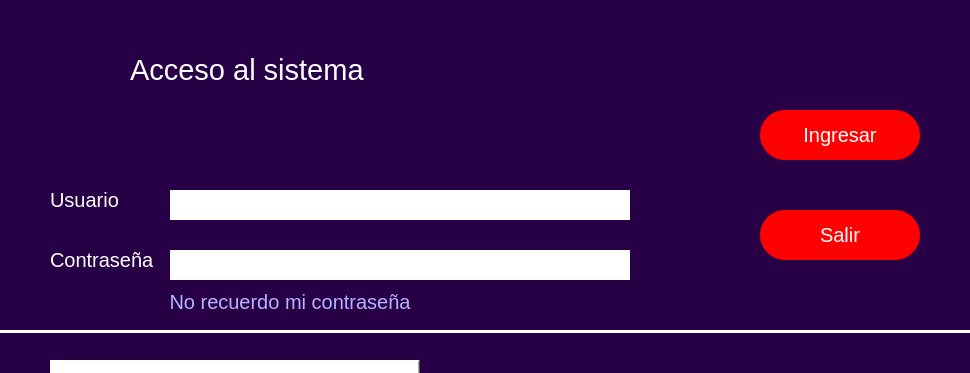
<?xml version="1.0" encoding="UTF-8"?>
<ui version="4.0">
 <class>frmAcceso</class>
 <widget class="QMainWindow" name="frmAcceso">
  <property name="geometry">
   <rect>
    <x>0</x>
    <y>0</y>
    <width>970</width>
    <height>373</height>
   </rect>
  </property>
  <property name="windowTitle">
   <string>MainWindow</string>
  </property>
  <property name="styleSheet">
   <string notr="true">background-color: rgb(40, 0, 70); border-radius: 50px;</string>
  </property>
  <widget class="QWidget" name="centralwidget">
   <widget class="QLabel" name="label">
    <property name="geometry">
     <rect>
      <x>130</x>
      <y>50</y>
      <width>260</width>
      <height>40</height>
     </rect>
    </property>
    <property name="font">
     <font>
      <pointsize>22</pointsize>
     </font>
    </property>
    <property name="styleSheet">
     <string notr="true">color: white;</string>
    </property>
    <property name="text">
     <string>Acceso al sistema</string>
    </property>
   </widget>
   <widget class="QPushButton" name="pushButton">
    <property name="geometry">
     <rect>
      <x>30</x>
      <y>40</y>
      <width>70</width>
      <height>70</height>
     </rect>
    </property>
    <property name="styleSheet">
     <string notr="true">background-color: rgba(0, 0, 0, 0);</string>
    </property>
    <property name="text">
     <string/>
    </property>
    <property name="icon">
     <iconset>
      <normalon>:/Imagenes/Usuario.png</normalon>
     </iconset>
    </property>
    <property name="iconSize">
     <size>
      <width>70</width>
      <height>70</height>
     </size>
    </property>
   </widget>
   <widget class="QLabel" name="label_2">
    <property name="geometry">
     <rect>
      <x>50</x>
      <y>190</y>
      <width>80</width>
      <height>20</height>
     </rect>
    </property>
    <property name="font">
     <font>
      <pointsize>15</pointsize>
     </font>
    </property>
    <property name="styleSheet">
     <string notr="true">color: white;</string>
    </property>
    <property name="text">
     <string>Usuario</string>
    </property>
   </widget>
   <widget class="QLabel" name="label_3">
    <property name="geometry">
     <rect>
      <x>50</x>
      <y>250</y>
      <width>110</width>
      <height>20</height>
     </rect>
    </property>
    <property name="font">
     <font>
      <pointsize>15</pointsize>
     </font>
    </property>
    <property name="styleSheet">
     <string notr="true">color: white;</string>
    </property>
    <property name="text">
     <string>Contraseña</string>
    </property>
   </widget>
   <widget class="QLineEdit" name="txtUsuario">
    <property name="geometry">
     <rect>
      <x>170</x>
      <y>190</y>
      <width>460</width>
      <height>30</height>
     </rect>
    </property>
    <property name="font">
     <font>
      <pointsize>15</pointsize>
     </font>
    </property>
    <property name="styleSheet">
     <string notr="true">background-color: white;</string>
    </property>
    <property name="text">
     <string/>
    </property>
   </widget>
   <widget class="QLineEdit" name="txtContrasenia">
    <property name="geometry">
     <rect>
      <x>170</x>
      <y>250</y>
      <width>460</width>
      <height>30</height>
     </rect>
    </property>
    <property name="font">
     <font>
      <pointsize>15</pointsize>
     </font>
    </property>
    <property name="styleSheet">
     <string notr="true">background-color: white;</string>
    </property>
    <property name="text">
     <string/>
    </property>
   </widget>
   <widget class="QPushButton" name="btnIngresar">
    <property name="geometry">
     <rect>
      <x>760</x>
      <y>110</y>
      <width>160</width>
      <height>50</height>
     </rect>
    </property>
    <property name="font">
     <font>
      <pointsize>15</pointsize>
     </font>
    </property>
    <property name="styleSheet">
     <string notr="true">background-color: rgb(255, 0, 0); border-radius: 25px; color: white;</string>
    </property>
    <property name="text">
     <string>Ingresar</string>
    </property>
   </widget>
   <widget class="QPushButton" name="btnSalir">
    <property name="geometry">
     <rect>
      <x>760</x>
      <y>210</y>
      <width>160</width>
      <height>50</height>
     </rect>
    </property>
    <property name="font">
     <font>
      <pointsize>15</pointsize>
     </font>
    </property>
    <property name="styleSheet">
     <string notr="true">background-color: rgb(255, 0, 0); border-radius: 25px; color: white;</string>
    </property>
    <property name="text">
     <string>Salir</string>
    </property>
   </widget>
   <widget class="QPushButton" name="btnOlvideContrasenia">
    <property name="geometry">
     <rect>
      <x>160</x>
      <y>290</y>
      <width>260</width>
      <height>23</height>
     </rect>
    </property>
    <property name="font">
     <font>
      <pointsize>15</pointsize>
     </font>
    </property>
    <property name="styleSheet">
     <string notr="true">color: rgb(180, 180, 255);</string>
    </property>
    <property name="text">
     <string>No recuerdo mi contraseña</string>
    </property>
   </widget>
   <widget class="QPushButton" name="btnRecuperarPorContrasenia">
    <property name="geometry">
     <rect>
      <x>50</x>
      <y>380</y>
      <width>380</width>
      <height>50</height>
     </rect>
    </property>
    <property name="font">
     <font>
      <pointsize>15</pointsize>
     </font>
    </property>
    <property name="styleSheet">
     <string notr="true">background-color: rgb(255, 0, 0); border-radius: 25px; color: white;</string>
    </property>
    <property name="text">
     <string>Ingresar con contraseña anterior</string>
    </property>
   </widget>
   <widget class="QPushButton" name="btnRecuperarPorPregunta">
    <property name="geometry">
     <rect>
      <x>540</x>
      <y>380</y>
      <width>380</width>
      <height>50</height>
     </rect>
    </property>
    <property name="font">
     <font>
      <pointsize>15</pointsize>
     </font>
    </property>
    <property name="styleSheet">
     <string notr="true">background-color: rgb(255, 0, 0); border-radius: 25px; color: white;</string>
    </property>
    <property name="text">
     <string>Ingresar con pregunta de validación</string>
    </property>
   </widget>
   <widget class="QLabel" name="lblContraseniaAnterior">
    <property name="geometry">
     <rect>
      <x>50</x>
      <y>370</y>
      <width>180</width>
      <height>14</height>
     </rect>
    </property>
    <property name="font">
     <font>
      <pointsize>15</pointsize>
     </font>
    </property>
    <property name="styleSheet">
     <string notr="true">color: white;</string>
    </property>
    <property name="text">
     <string>Contraseñaanterior</string>
    </property>
   </widget>
   <widget class="QLineEdit" name="txtContraseniaAnterior">
    <property name="geometry">
     <rect>
      <x>50</x>
      <y>400</y>
      <width>460</width>
      <height>30</height>
     </rect>
    </property>
    <property name="font">
     <font>
      <pointsize>15</pointsize>
     </font>
    </property>
    <property name="styleSheet">
     <string notr="true">background-color: white;</string>
    </property>
    <property name="text">
     <string/>
    </property>
   </widget>
   <widget class="QPushButton" name="btnAceptarContrasenia">
    <property name="geometry">
     <rect>
      <x>640</x>
      <y>390</y>
      <width>130</width>
      <height>50</height>
     </rect>
    </property>
    <property name="font">
     <font>
      <pointsize>15</pointsize>
     </font>
    </property>
    <property name="styleSheet">
     <string notr="true">background-color: rgb(255, 0, 0); border-radius: 25px; color: white;</string>
    </property>
    <property name="text">
     <string>Aceptar</string>
    </property>
   </widget>
   <widget class="Line" name="line">
    <property name="geometry">
     <rect>
      <x>0</x>
      <y>330</y>
      <width>970</width>
      <height>3</height>
     </rect>
    </property>
    <property name="styleSheet">
     <string notr="true">background-color: white;</string>
    </property>
    <property name="lineWidth">
     <number>1</number>
    </property>
    <property name="orientation">
     <enum>Qt::Horizontal</enum>
    </property>
   </widget>
   <widget class="QPushButton" name="btnCancelarContrasenia">
    <property name="geometry">
     <rect>
      <x>800</x>
      <y>380</y>
      <width>130</width>
      <height>50</height>
     </rect>
    </property>
    <property name="font">
     <font>
      <pointsize>15</pointsize>
     </font>
    </property>
    <property name="styleSheet">
     <string notr="true">background-color: rgb(255, 0, 0); border-radius: 25px; color: white;</string>
    </property>
    <property name="text">
     <string>Cancelar</string>
    </property>
   </widget>
   <widget class="QPushButton" name="btnAceptarPregunta">
    <property name="geometry">
     <rect>
      <x>640</x>
      <y>390</y>
      <width>130</width>
      <height>50</height>
     </rect>
    </property>
    <property name="font">
     <font>
      <pointsize>15</pointsize>
     </font>
    </property>
    <property name="styleSheet">
     <string notr="true">background-color: rgb(255, 0, 0); border-radius: 25px; color: white;</string>
    </property>
    <property name="text">
     <string>Aceptar</string>
    </property>
   </widget>
   <widget class="QPushButton" name="btnCancelarPregunta">
    <property name="geometry">
     <rect>
      <x>800</x>
      <y>390</y>
      <width>130</width>
      <height>50</height>
     </rect>
    </property>
    <property name="font">
     <font>
      <pointsize>15</pointsize>
     </font>
    </property>
    <property name="styleSheet">
     <string notr="true">background-color: rgb(255, 0, 0); border-radius: 25px; color: white;</string>
    </property>
    <property name="text">
     <string>Cancelar</string>
    </property>
   </widget>
   <widget class="QLineEdit" name="txtRespuesta">
    <property name="geometry">
     <rect>
      <x>50</x>
      <y>410</y>
      <width>460</width>
      <height>30</height>
     </rect>
    </property>
    <property name="font">
     <font>
      <pointsize>15</pointsize>
     </font>
    </property>
    <property name="styleSheet">
     <string notr="true">background-color: white;</string>
    </property>
    <property name="text">
     <string/>
    </property>
   </widget>
   <widget class="QComboBox" name="cbxPreguntas">
    <property name="geometry">
     <rect>
      <x>50</x>
      <y>360</y>
      <width>370</width>
      <height>30</height>
     </rect>
    </property>
    <property name="font">
     <font>
      <pointsize>15</pointsize>
     </font>
    </property>
    <property name="styleSheet">
     <string notr="true">background-color: white; color: black;</string>
    </property>
    <property name="currentIndex">
     <number>-1</number>
    </property>
   </widget>
  </widget>
 </widget>
 <resources>
  <include location="../Recursos/Iconos.qrc"/>
 </resources>
 <connections/>
</ui>
